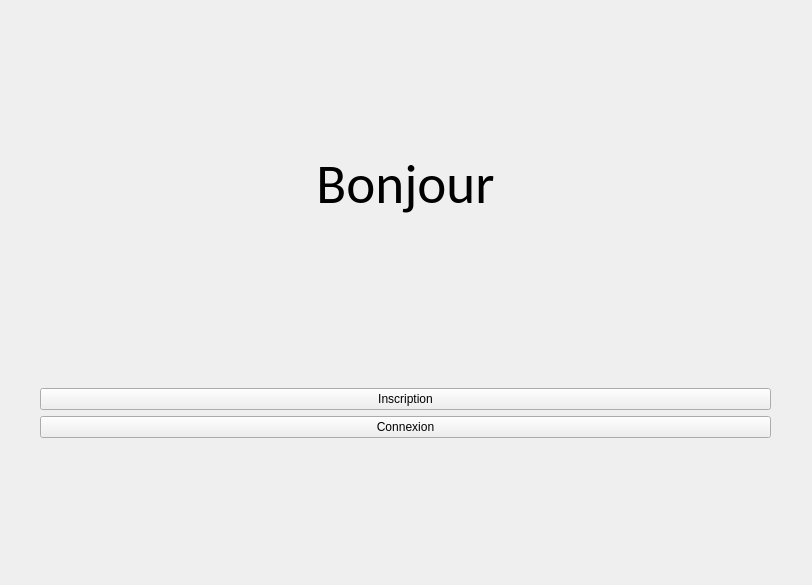
<?xml version="1.0" encoding="UTF-8"?>
<ui version="4.0">
 <class>windows</class>
 <widget class="QWidget" name="windows">
  <property name="geometry">
   <rect>
    <x>0</x>
    <y>0</y>
    <width>812</width>
    <height>585</height>
   </rect>
  </property>
  <property name="windowTitle">
   <string>ShareCount</string>
  </property>
  <widget class="QStackedWidget" name="stackedWidget">
   <property name="geometry">
    <rect>
     <x>0</x>
     <y>0</y>
     <width>811</width>
     <height>581</height>
    </rect>
   </property>
   <property name="currentIndex">
    <number>0</number>
   </property>
   <widget class="QWidget" name="connexion_inscription">
    <widget class="QWidget" name="gridLayoutWidget_5">
     <property name="geometry">
      <rect>
       <x>0</x>
       <y>0</y>
       <width>811</width>
       <height>581</height>
      </rect>
     </property>
     <layout class="QGridLayout" name="gridLayout_5">
      <item row="4" column="1">
       <widget class="QPushButton" name="bouttonInscription">
        <property name="text">
         <string>Inscription</string>
        </property>
       </widget>
      </item>
      <item row="5" column="1">
       <widget class="QPushButton" name="bouttonConnexion">
        <property name="text">
         <string>Connexion</string>
        </property>
       </widget>
      </item>
      <item row="4" column="2">
       <spacer name="horizontalSpacer_10">
        <property name="orientation">
         <enum>Qt::Horizontal</enum>
        </property>
        <property name="sizeType">
         <enum>QSizePolicy::Minimum</enum>
        </property>
        <property name="sizeHint" stdset="0">
         <size>
          <width>40</width>
          <height>20</height>
         </size>
        </property>
       </spacer>
      </item>
      <item row="6" column="1">
       <spacer name="verticalSpacer_9">
        <property name="orientation">
         <enum>Qt::Vertical</enum>
        </property>
        <property name="sizeHint" stdset="0">
         <size>
          <width>20</width>
          <height>40</height>
         </size>
        </property>
       </spacer>
      </item>
      <item row="0" column="1">
       <spacer name="verticalSpacer_10">
        <property name="orientation">
         <enum>Qt::Vertical</enum>
        </property>
        <property name="sizeType">
         <enum>QSizePolicy::Minimum</enum>
        </property>
        <property name="sizeHint" stdset="0">
         <size>
          <width>20</width>
          <height>150</height>
         </size>
        </property>
       </spacer>
      </item>
      <item row="3" column="1">
       <widget class="QLabel" name="label">
        <property name="text">
         <string/>
        </property>
       </widget>
      </item>
      <item row="4" column="0">
       <spacer name="horizontalSpacer_11">
        <property name="orientation">
         <enum>Qt::Horizontal</enum>
        </property>
        <property name="sizeType">
         <enum>QSizePolicy::Minimum</enum>
        </property>
        <property name="sizeHint" stdset="0">
         <size>
          <width>40</width>
          <height>20</height>
         </size>
        </property>
       </spacer>
      </item>
      <item row="1" column="1">
       <widget class="QLabel" name="label_3">
        <property name="font">
         <font>
          <family>Calibri</family>
          <pointsize>41</pointsize>
         </font>
        </property>
        <property name="text">
         <string>Bonjour</string>
        </property>
        <property name="textFormat">
         <enum>Qt::AutoText</enum>
        </property>
        <property name="alignment">
         <set>Qt::AlignCenter</set>
        </property>
       </widget>
      </item>
      <item row="2" column="1">
       <spacer name="verticalSpacer_11">
        <property name="orientation">
         <enum>Qt::Vertical</enum>
        </property>
        <property name="sizeHint" stdset="0">
         <size>
          <width>20</width>
          <height>40</height>
         </size>
        </property>
       </spacer>
      </item>
     </layout>
    </widget>
   </widget>
   <widget class="QWidget" name="inscription">
    <widget class="QWidget" name="gridLayoutWidget_6">
     <property name="geometry">
      <rect>
       <x>0</x>
       <y>0</y>
       <width>811</width>
       <height>581</height>
      </rect>
     </property>
     <layout class="QGridLayout" name="gridLayout_6">
      <item row="3" column="1">
       <widget class="QLabel" name="label_5">
        <property name="text">
         <string>Prenom :</string>
        </property>
       </widget>
      </item>
      <item row="4" column="1">
       <widget class="QLineEdit" name="lineEdit_Prenom">
        <property name="echoMode">
         <enum>QLineEdit::Normal</enum>
        </property>
       </widget>
      </item>
      <item row="15" column="1">
       <spacer name="verticalSpacer_12">
        <property name="orientation">
         <enum>Qt::Vertical</enum>
        </property>
        <property name="sizeType">
         <enum>QSizePolicy::Minimum</enum>
        </property>
        <property name="sizeHint" stdset="0">
         <size>
          <width>40</width>
          <height>80</height>
         </size>
        </property>
       </spacer>
      </item>
      <item row="2" column="2">
       <spacer name="horizontalSpacer_12">
        <property name="orientation">
         <enum>Qt::Horizontal</enum>
        </property>
        <property name="sizeType">
         <enum>QSizePolicy::Preferred</enum>
        </property>
        <property name="sizeHint" stdset="0">
         <size>
          <width>200</width>
          <height>20</height>
         </size>
        </property>
       </spacer>
      </item>
      <item row="2" column="1">
       <widget class="QLineEdit" name="lineEdit_Nom"/>
      </item>
      <item row="21" column="1">
       <spacer name="verticalSpacer_13">
        <property name="orientation">
         <enum>Qt::Vertical</enum>
        </property>
        <property name="sizeType">
         <enum>QSizePolicy::Minimum</enum>
        </property>
        <property name="sizeHint" stdset="0">
         <size>
          <width>20</width>
          <height>40</height>
         </size>
        </property>
       </spacer>
      </item>
      <item row="2" column="0">
       <spacer name="horizontalSpacer_13">
        <property name="orientation">
         <enum>Qt::Horizontal</enum>
        </property>
        <property name="sizeType">
         <enum>QSizePolicy::Preferred</enum>
        </property>
        <property name="sizeHint" stdset="0">
         <size>
          <width>200</width>
          <height>20</height>
         </size>
        </property>
       </spacer>
      </item>
      <item row="8" column="1">
       <widget class="QLabel" name="label_8">
        <property name="text">
         <string>Pseudo :</string>
        </property>
       </widget>
      </item>
      <item row="19" column="1">
       <spacer name="verticalSpacer_14">
        <property name="orientation">
         <enum>Qt::Vertical</enum>
        </property>
        <property name="sizeType">
         <enum>QSizePolicy::Minimum</enum>
        </property>
        <property name="sizeHint" stdset="0">
         <size>
          <width>20</width>
          <height>20</height>
         </size>
        </property>
       </spacer>
      </item>
      <item row="1" column="1">
       <widget class="QLabel" name="label_9">
        <property name="text">
         <string>Nom :</string>
        </property>
       </widget>
      </item>
      <item row="14" column="0">
       <spacer name="verticalSpacer_15">
        <property name="orientation">
         <enum>Qt::Vertical</enum>
        </property>
        <property name="sizeType">
         <enum>QSizePolicy::Maximum</enum>
        </property>
        <property name="sizeHint" stdset="0">
         <size>
          <width>20</width>
          <height>80</height>
         </size>
        </property>
       </spacer>
      </item>
      <item row="14" column="2">
       <spacer name="verticalSpacer_16">
        <property name="orientation">
         <enum>Qt::Vertical</enum>
        </property>
        <property name="sizeType">
         <enum>QSizePolicy::Maximum</enum>
        </property>
        <property name="sizeHint" stdset="0">
         <size>
          <width>20</width>
          <height>80</height>
         </size>
        </property>
       </spacer>
      </item>
      <item row="0" column="1">
       <spacer name="verticalSpacer_17">
        <property name="orientation">
         <enum>Qt::Vertical</enum>
        </property>
        <property name="sizeType">
         <enum>QSizePolicy::Maximum</enum>
        </property>
        <property name="sizeHint" stdset="0">
         <size>
          <width>20</width>
          <height>40</height>
         </size>
        </property>
       </spacer>
      </item>
      <item row="20" column="1">
       <widget class="QPushButton" name="retourAccueil_inscription">
        <property name="text">
         <string>Accueil</string>
        </property>
       </widget>
      </item>
      <item row="12" column="1">
       <widget class="QLineEdit" name="lineEdit_Mdp_inscription">
        <property name="echoMode">
         <enum>QLineEdit::Password</enum>
        </property>
       </widget>
      </item>
      <item row="11" column="1">
       <widget class="QLabel" name="label_10">
        <property name="text">
         <string>Mdp :</string>
        </property>
       </widget>
      </item>
      <item row="18" column="1">
       <widget class="QPushButton" name="boutton_Inscription">
        <property name="text">
         <string>Créer Compte</string>
        </property>
       </widget>
      </item>
      <item row="10" column="1">
       <widget class="QLineEdit" name="lineEdit_Pseudo">
        <property name="echoMode">
         <enum>QLineEdit::Normal</enum>
        </property>
       </widget>
      </item>
      <item row="7" column="1">
       <widget class="QLineEdit" name="lineEdit_eMail_inscription"/>
      </item>
      <item row="6" column="1">
       <widget class="QLabel" name="label_11">
        <property name="text">
         <string>eMail :</string>
        </property>
       </widget>
      </item>
      <item row="14" column="1">
       <widget class="QGroupBox" name="mailValide">
        <property name="enabled">
         <bool>true</bool>
        </property>
        <property name="autoFillBackground">
         <bool>false</bool>
        </property>
        <property name="title">
         <string/>
        </property>
        <property name="flat">
         <bool>false</bool>
        </property>
        <widget class="QRadioButton" name="buttonmailvalide">
         <property name="geometry">
          <rect>
           <x>60</x>
           <y>0</y>
           <width>121</width>
           <height>91</height>
          </rect>
         </property>
         <property name="layoutDirection">
          <enum>Qt::LeftToRight</enum>
         </property>
         <property name="text">
          <string>eMailvalidé</string>
         </property>
        </widget>
        <widget class="QRadioButton" name="buttonmailInvalide">
         <property name="geometry">
          <rect>
           <x>250</x>
           <y>0</y>
           <width>131</width>
           <height>91</height>
          </rect>
         </property>
         <property name="layoutDirection">
          <enum>Qt::LeftToRight</enum>
         </property>
         <property name="text">
          <string>eMailNonvalidé</string>
         </property>
        </widget>
       </widget>
      </item>
     </layout>
    </widget>
   </widget>
   <widget class="QWidget" name="connexion">
    <widget class="QWidget" name="gridLayoutWidget_4">
     <property name="geometry">
      <rect>
       <x>0</x>
       <y>0</y>
       <width>811</width>
       <height>581</height>
      </rect>
     </property>
     <layout class="QGridLayout" name="gridLayout_4">
      <item row="1" column="2">
       <spacer name="horizontalSpacer_4">
        <property name="orientation">
         <enum>Qt::Horizontal</enum>
        </property>
        <property name="sizeType">
         <enum>QSizePolicy::Minimum</enum>
        </property>
        <property name="sizeHint" stdset="0">
         <size>
          <width>200</width>
          <height>20</height>
         </size>
        </property>
       </spacer>
      </item>
      <item row="14" column="1">
       <spacer name="verticalSpacer_7">
        <property name="orientation">
         <enum>Qt::Vertical</enum>
        </property>
        <property name="sizeHint" stdset="0">
         <size>
          <width>20</width>
          <height>40</height>
         </size>
        </property>
       </spacer>
      </item>
      <item row="1" column="1">
       <widget class="QLabel" name="label_2">
        <property name="text">
         <string>e-mail :</string>
        </property>
       </widget>
      </item>
      <item row="12" column="1">
       <widget class="QLabel" name="label_6">
        <property name="text">
         <string/>
        </property>
       </widget>
      </item>
      <item row="11" column="1">
       <widget class="QPushButton" name="boutton_connexion">
        <property name="text">
         <string>Connexion</string>
        </property>
       </widget>
      </item>
      <item row="1" column="0">
       <spacer name="horizontalSpacer_6">
        <property name="orientation">
         <enum>Qt::Horizontal</enum>
        </property>
        <property name="sizeType">
         <enum>QSizePolicy::Minimum</enum>
        </property>
        <property name="sizeHint" stdset="0">
         <size>
          <width>200</width>
          <height>20</height>
         </size>
        </property>
       </spacer>
      </item>
      <item row="13" column="1">
       <widget class="QPushButton" name="retourAccueil_connexion">
        <property name="text">
         <string>Accueil</string>
        </property>
       </widget>
      </item>
      <item row="0" column="1">
       <spacer name="verticalSpacer_6">
        <property name="orientation">
         <enum>Qt::Vertical</enum>
        </property>
        <property name="sizeHint" stdset="0">
         <size>
          <width>20</width>
          <height>40</height>
         </size>
        </property>
       </spacer>
      </item>
      <item row="4" column="1">
       <widget class="QLineEdit" name="lineEdit_eMail"/>
      </item>
      <item row="7" column="1">
       <widget class="QLabel" name="label_4">
        <property name="text">
         <string>Mot de passe :</string>
        </property>
       </widget>
      </item>
      <item row="9" column="1">
       <widget class="QLabel" name="label_7">
        <property name="text">
         <string/>
        </property>
       </widget>
      </item>
      <item row="8" column="1">
       <widget class="QLineEdit" name="lineEdit_Mdp">
        <property name="echoMode">
         <enum>QLineEdit::Password</enum>
        </property>
       </widget>
      </item>
      <item row="5" column="1">
       <spacer name="verticalSpacer_8">
        <property name="orientation">
         <enum>Qt::Vertical</enum>
        </property>
        <property name="sizeType">
         <enum>QSizePolicy::Minimum</enum>
        </property>
        <property name="sizeHint" stdset="0">
         <size>
          <width>20</width>
          <height>20</height>
         </size>
        </property>
       </spacer>
      </item>
     </layout>
    </widget>
   </widget>
   <widget class="QWidget" name="accueilUtilisateur">
    <widget class="QWidget" name="gridLayoutWidget">
     <property name="geometry">
      <rect>
       <x>0</x>
       <y>0</y>
       <width>811</width>
       <height>581</height>
      </rect>
     </property>
     <layout class="QGridLayout" name="gridLayout">
      <item row="0" column="1" colspan="3">
       <widget class="QLabel" name="NomPrenom">
        <property name="font">
         <font>
          <pointsize>23</pointsize>
         </font>
        </property>
        <property name="text">
         <string>TextLabel</string>
        </property>
        <property name="alignment">
         <set>Qt::AlignHCenter|Qt::AlignTop</set>
        </property>
       </widget>
      </item>
      <item row="2" column="0">
       <spacer name="horizontalSpacer">
        <property name="orientation">
         <enum>Qt::Horizontal</enum>
        </property>
        <property name="sizeHint" stdset="0">
         <size>
          <width>40</width>
          <height>20</height>
         </size>
        </property>
       </spacer>
      </item>
      <item row="2" column="2">
       <spacer name="horizontalSpacer_3">
        <property name="orientation">
         <enum>Qt::Horizontal</enum>
        </property>
        <property name="sizeHint" stdset="0">
         <size>
          <width>40</width>
          <height>20</height>
         </size>
        </property>
       </spacer>
      </item>
      <item row="2" column="3">
       <widget class="QListView" name="listCagnotte"/>
      </item>
      <item row="2" column="4">
       <spacer name="horizontalSpacer_2">
        <property name="orientation">
         <enum>Qt::Horizontal</enum>
        </property>
        <property name="sizeHint" stdset="0">
         <size>
          <width>40</width>
          <height>20</height>
         </size>
        </property>
       </spacer>
      </item>
      <item row="4" column="2">
       <widget class="QPushButton" name="retour_accueil">
        <property name="text">
         <string>Retour</string>
        </property>
       </widget>
      </item>
      <item row="3" column="2">
       <spacer name="verticalSpacer">
        <property name="orientation">
         <enum>Qt::Vertical</enum>
        </property>
        <property name="sizeType">
         <enum>QSizePolicy::Minimum</enum>
        </property>
        <property name="sizeHint" stdset="0">
         <size>
          <width>20</width>
          <height>40</height>
         </size>
        </property>
       </spacer>
      </item>
      <item row="1" column="3">
       <widget class="QLabel" name="cag">
        <property name="font">
         <font>
          <pointsize>12</pointsize>
         </font>
        </property>
        <property name="text">
         <string>Cagnottes</string>
        </property>
        <property name="alignment">
         <set>Qt::AlignCenter</set>
        </property>
       </widget>
      </item>
      <item row="2" column="1">
       <widget class="QListView" name="listComptePartage"/>
      </item>
      <item row="1" column="1">
       <widget class="QLabel" name="cmp">
        <property name="font">
         <font>
          <pointsize>12</pointsize>
         </font>
        </property>
        <property name="text">
         <string>Comptes Partagés</string>
        </property>
        <property name="alignment">
         <set>Qt::AlignCenter</set>
        </property>
       </widget>
      </item>
      <item row="5" column="2">
       <spacer name="verticalSpacer_18">
        <property name="orientation">
         <enum>Qt::Vertical</enum>
        </property>
        <property name="sizeType">
         <enum>QSizePolicy::Minimum</enum>
        </property>
        <property name="sizeHint" stdset="0">
         <size>
          <width>20</width>
          <height>40</height>
         </size>
        </property>
       </spacer>
      </item>
     </layout>
    </widget>
   </widget>
   <widget class="QWidget" name="cagnotte">
    <widget class="QWidget" name="gridLayoutWidget_2">
     <property name="geometry">
      <rect>
       <x>0</x>
       <y>0</y>
       <width>811</width>
       <height>581</height>
      </rect>
     </property>
     <layout class="QGridLayout" name="gridLayout_2">
      <item row="1" column="1">
       <widget class="QListView" name="liste_cagnotte"/>
      </item>
      <item row="1" column="2">
       <widget class="QLabel" name="fondDispo">
        <property name="text">
         <string>TextLabel</string>
        </property>
       </widget>
      </item>
      <item row="1" column="3">
       <spacer name="horizontalSpacer_5">
        <property name="orientation">
         <enum>Qt::Horizontal</enum>
        </property>
        <property name="sizeHint" stdset="0">
         <size>
          <width>40</width>
          <height>20</height>
         </size>
        </property>
       </spacer>
      </item>
      <item row="6" column="1">
       <widget class="QPushButton" name="retour_cagnotte">
        <property name="text">
         <string>Retour</string>
        </property>
       </widget>
      </item>
      <item row="2" column="1">
       <spacer name="verticalSpacer_2">
        <property name="orientation">
         <enum>Qt::Vertical</enum>
        </property>
        <property name="sizeType">
         <enum>QSizePolicy::Minimum</enum>
        </property>
        <property name="sizeHint" stdset="0">
         <size>
          <width>20</width>
          <height>40</height>
         </size>
        </property>
       </spacer>
      </item>
      <item row="7" column="1">
       <spacer name="verticalSpacer_19">
        <property name="orientation">
         <enum>Qt::Vertical</enum>
        </property>
        <property name="sizeType">
         <enum>QSizePolicy::Minimum</enum>
        </property>
        <property name="sizeHint" stdset="0">
         <size>
          <width>20</width>
          <height>40</height>
         </size>
        </property>
       </spacer>
      </item>
      <item row="5" column="1">
       <widget class="QPushButton" name="addPart_cagnotte">
        <property name="text">
         <string>Add Participant</string>
        </property>
       </widget>
      </item>
      <item row="4" column="1">
       <widget class="QPushButton" name="retirerFond">
        <property name="text">
         <string>Retirer fonds</string>
        </property>
       </widget>
      </item>
      <item row="0" column="1">
       <widget class="QLabel" name="nomCagnotte">
        <property name="font">
         <font>
          <pointsize>17</pointsize>
         </font>
        </property>
        <property name="text">
         <string>TextLabel</string>
        </property>
        <property name="alignment">
         <set>Qt::AlignCenter</set>
        </property>
       </widget>
      </item>
      <item row="1" column="0">
       <spacer name="horizontalSpacer_7">
        <property name="orientation">
         <enum>Qt::Horizontal</enum>
        </property>
        <property name="sizeHint" stdset="0">
         <size>
          <width>40</width>
          <height>20</height>
         </size>
        </property>
       </spacer>
      </item>
      <item row="10" column="1">
       <spacer name="verticalSpacer_3">
        <property name="orientation">
         <enum>Qt::Vertical</enum>
        </property>
        <property name="sizeType">
         <enum>QSizePolicy::Minimum</enum>
        </property>
        <property name="sizeHint" stdset="0">
         <size>
          <width>20</width>
          <height>40</height>
         </size>
        </property>
       </spacer>
      </item>
      <item row="3" column="1">
       <widget class="QPushButton" name="addFond">
        <property name="text">
         <string>Add fonds</string>
        </property>
       </widget>
      </item>
      <item row="9" column="1">
       <widget class="QListView" name="liste_Historique"/>
      </item>
      <item row="8" column="1">
       <widget class="QLabel" name="label_12">
        <property name="text">
         <string>Actions passées</string>
        </property>
        <property name="alignment">
         <set>Qt::AlignCenter</set>
        </property>
       </widget>
      </item>
     </layout>
    </widget>
   </widget>
   <widget class="QWidget" name="comptePartage">
    <widget class="QWidget" name="gridLayoutWidget_3">
     <property name="geometry">
      <rect>
       <x>0</x>
       <y>0</y>
       <width>811</width>
       <height>581</height>
      </rect>
     </property>
     <layout class="QGridLayout" name="gridLayout_3">
      <item row="1" column="0">
       <spacer name="horizontalSpacer_8">
        <property name="orientation">
         <enum>Qt::Horizontal</enum>
        </property>
        <property name="sizeHint" stdset="0">
         <size>
          <width>40</width>
          <height>20</height>
         </size>
        </property>
       </spacer>
      </item>
      <item row="1" column="1">
       <widget class="QListView" name="liste_compte"/>
      </item>
      <item row="5" column="1">
       <widget class="QPushButton" name="retour_comptepartage">
        <property name="text">
         <string>Retour</string>
        </property>
       </widget>
      </item>
      <item row="9" column="1">
       <spacer name="verticalSpacer_5">
        <property name="orientation">
         <enum>Qt::Vertical</enum>
        </property>
        <property name="sizeType">
         <enum>QSizePolicy::Minimum</enum>
        </property>
        <property name="sizeHint" stdset="0">
         <size>
          <width>20</width>
          <height>40</height>
         </size>
        </property>
       </spacer>
      </item>
      <item row="8" column="1">
       <widget class="QListView" name="listeDettes"/>
      </item>
      <item row="2" column="1">
       <spacer name="verticalSpacer_4">
        <property name="orientation">
         <enum>Qt::Vertical</enum>
        </property>
        <property name="sizeType">
         <enum>QSizePolicy::Minimum</enum>
        </property>
        <property name="sizeHint" stdset="0">
         <size>
          <width>20</width>
          <height>40</height>
         </size>
        </property>
       </spacer>
      </item>
      <item row="4" column="1">
       <widget class="QPushButton" name="addPart_compte">
        <property name="text">
         <string>Add Participant</string>
        </property>
       </widget>
      </item>
      <item row="3" column="1">
       <widget class="QPushButton" name="addDep">
        <property name="text">
         <string>Add dépense</string>
        </property>
       </widget>
      </item>
      <item row="0" column="1">
       <widget class="QLabel" name="nomCompte">
        <property name="font">
         <font>
          <pointsize>17</pointsize>
         </font>
        </property>
        <property name="text">
         <string>TextLabel</string>
        </property>
        <property name="alignment">
         <set>Qt::AlignCenter</set>
        </property>
       </widget>
      </item>
      <item row="6" column="1">
       <spacer name="verticalSpacer_20">
        <property name="orientation">
         <enum>Qt::Vertical</enum>
        </property>
        <property name="sizeType">
         <enum>QSizePolicy::Minimum</enum>
        </property>
        <property name="sizeHint" stdset="0">
         <size>
          <width>20</width>
          <height>40</height>
         </size>
        </property>
       </spacer>
      </item>
      <item row="1" column="2">
       <spacer name="horizontalSpacer_9">
        <property name="orientation">
         <enum>Qt::Horizontal</enum>
        </property>
        <property name="sizeType">
         <enum>QSizePolicy::MinimumExpanding</enum>
        </property>
        <property name="sizeHint" stdset="0">
         <size>
          <width>40</width>
          <height>20</height>
         </size>
        </property>
       </spacer>
      </item>
      <item row="7" column="1">
       <widget class="QLabel" name="label_13">
        <property name="text">
         <string>Dettes </string>
        </property>
        <property name="alignment">
         <set>Qt::AlignCenter</set>
        </property>
       </widget>
      </item>
     </layout>
    </widget>
   </widget>
  </widget>
 </widget>
 <tabstops>
  <tabstop>lineEdit_Nom</tabstop>
  <tabstop>lineEdit_Prenom</tabstop>
  <tabstop>lineEdit_eMail_inscription</tabstop>
  <tabstop>lineEdit_Pseudo</tabstop>
  <tabstop>lineEdit_Mdp_inscription</tabstop>
  <tabstop>buttonmailvalide</tabstop>
  <tabstop>buttonmailInvalide</tabstop>
  <tabstop>boutton_Inscription</tabstop>
  <tabstop>retourAccueil_inscription</tabstop>
  <tabstop>bouttonInscription</tabstop>
  <tabstop>bouttonConnexion</tabstop>
  <tabstop>lineEdit_eMail</tabstop>
  <tabstop>lineEdit_Mdp</tabstop>
  <tabstop>boutton_connexion</tabstop>
  <tabstop>retourAccueil_connexion</tabstop>
  <tabstop>retour_accueil</tabstop>
  <tabstop>addFond</tabstop>
  <tabstop>addPart_cagnotte</tabstop>
  <tabstop>retour_cagnotte</tabstop>
  <tabstop>addDep</tabstop>
  <tabstop>addPart_compte</tabstop>
  <tabstop>retour_comptepartage</tabstop>
  <tabstop>liste_cagnotte</tabstop>
  <tabstop>liste_compte</tabstop>
  <tabstop>listCagnotte</tabstop>
  <tabstop>listComptePartage</tabstop>
 </tabstops>
 <resources/>
 <connections/>
</ui>
